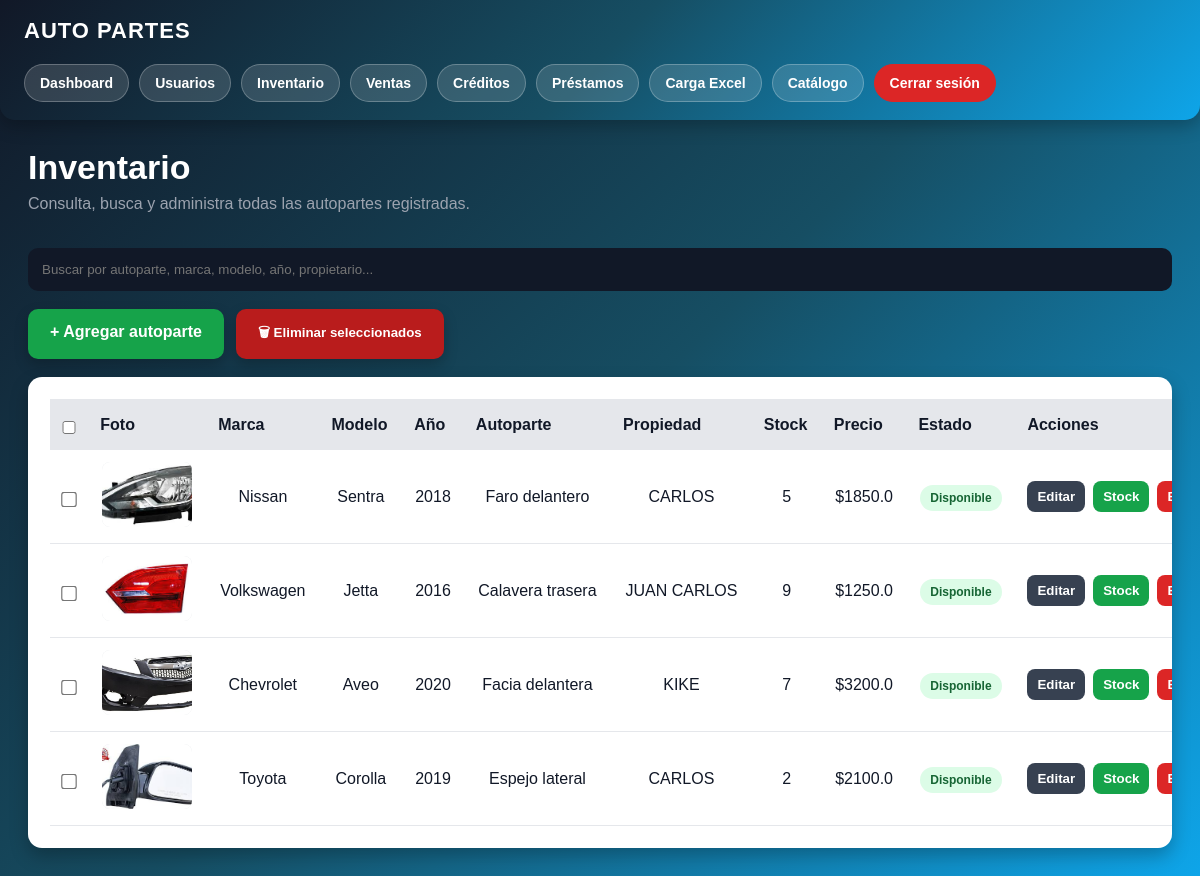
The app's page /inventario (signed in), older data.
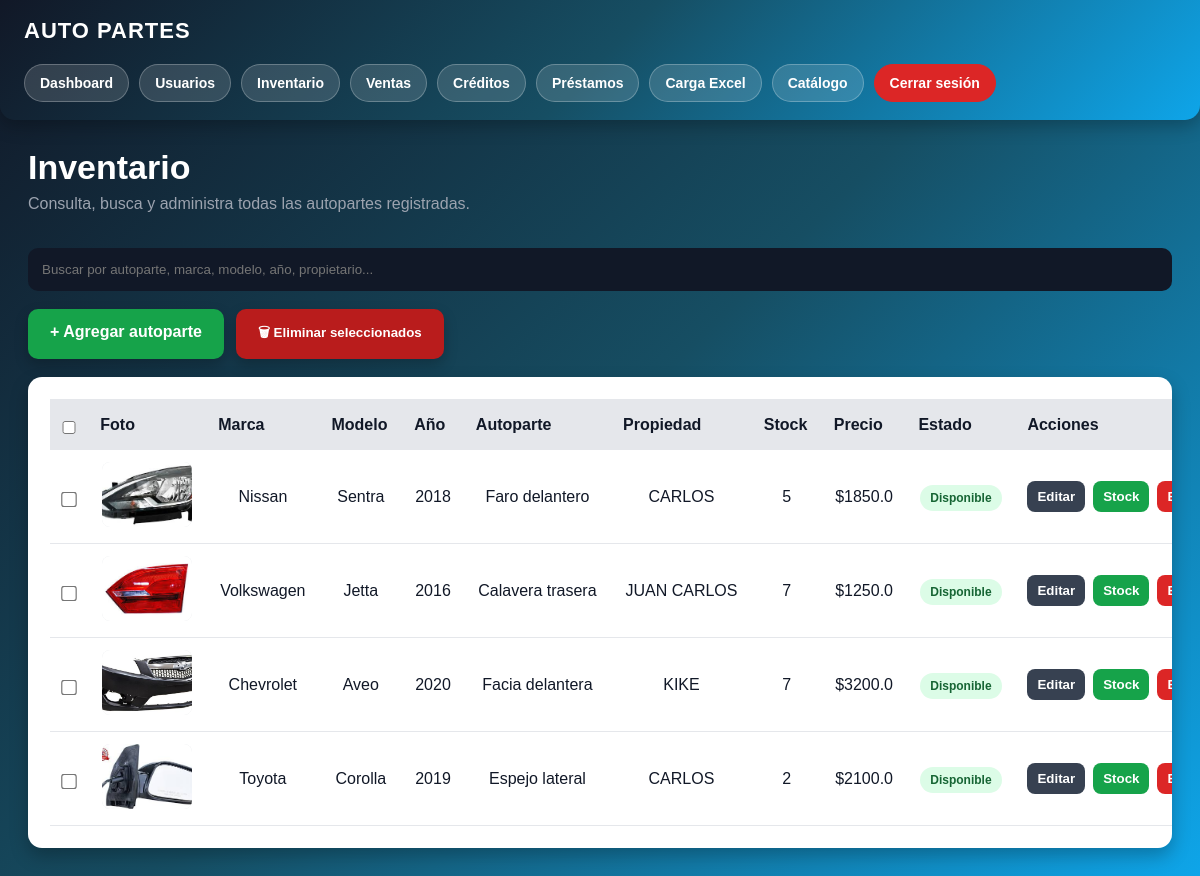
The same page, newer data.
### app.py (models this page shows)
class Producto(db.Model):
    id = db.Column(db.Integer, primary_key=True)
    marca = db.Column(db.String(100))
    modelo = db.Column(db.String(100))
    anio = db.Column(db.Integer)
    autoparte = db.Column(db.String(150))
    observaciones = db.Column(db.Text)
    transmision = db.Column(db.String(100))
    motor = db.Column(db.String(100))
    propiedad = db.Column(db.String(100))
    tipo = db.Column(db.String(100))
    lado = db.Column(db.String(50))
    origen = db.Column(db.String(100))
    costo_venta = db.Column(db.Float)
    stock = db.Column(db.Integer, default=1)
    foto = db.Column(db.String(300))
    link_ml = db.Column(db.String(500))
    estado = db.Column(db.String(50), default="disponible")
    vendido_a = db.Column(db.String(150))
    metodo_pago = db.Column(db.String(100))
    factura = db.Column(db.String(100))
    comentarios_venta = db.Column(db.Text)
    fecha_salida = db.Column(db.String(100))
    fecha_prestamo = db.Column(db.String(100))

### app.py (the view)
@app.route("/inventario")
def inventario():
    if not session.get("rol") in ["admin", "vendedor"]:
        return redirect("/login")
    productos = Producto.query.all()
    return render_template(
        "inventario.html",
        productos=productos
    )

### templates/inventario.html (shortened to what this page needs)
{% extends "layout.html" %}
{% block contenido %}
<div class="inventario-header">
    <h1>Inventario</h1>
    <p>Consulta, busca y administra todas las autopartes registradas.</p>
</div>
<input
    type="text"
    id="buscador"
    class="inventario-buscador"
    placeholder="Buscar por autoparte, marca, modelo, año, propietario..."
    onkeyup="buscarProducto()"
>
<form
    method="POST"
    action="/eliminar_masivo"
    onsubmit="return validarEliminacionMasiva()"
>
<div class="acciones-superiores">
    <a href="/admin" class="btn-agregar-producto">
        + Agregar autoparte
    </a>
    <button
        type="submit"
        class="btn-eliminar-masivo"
    >
        🗑 Eliminar seleccionados
    </button>
</div>
<div class="inventario-card">
    <table id="tablaInventario">
        <tr>
            <th>
                <input
                    type="checkbox"
                    id="checkTodos"
                >
            </th>
            <th>Foto</th>
            <th>Marca</th>
            <th>Modelo</th>
            <th>Año</th>
            <th>Autoparte</th>
            <th>Propiedad</th>
            <th>Stock</th>
            <th>Precio</th>
            <th>Estado</th>
            <th>Acciones</th>
        </tr>
        {% for producto in productos %}
        <tr>
            <td>
                <input
                    type="checkbox"
                    name="productos"
                    value="{{ producto.id }}"
                    class="checkbox-producto"
                >
            </td>
            <td>
                {% if producto.foto %}
                    <img
                        class="inventario-img"
                        src="{{ url_for('static', filename='uploads/' ~ producto.foto.split('|')[0]) }}"
                        alt="{{ producto.autoparte }}"
                    >
                {% else %}
                    <div class="sin-foto">Sin foto</div>
                {% endif %}
            </td>
            <td>{{ producto.marca or '-' }}</td>
            <td>{{ producto.modelo or '-' }}</td>
            <td>{{ producto.anio or '-' }}</td>
            <td>{{ producto.autoparte or '-' }}</td>
            <td>{{ producto.propiedad or '-' }}</td>
            <td>{{ producto.stock or 0 }}</td>
            <td>${{ producto.costo_venta or 0 }}</td>
            <td>
                {% if producto.stock > 0 %}
                    <span class="badge-disponible">Disponible</span>
                {% else %}
                    <span class="badge-agotado">Agotado</span>
                {% endif %}
            </td>
            <td>
                <div class="acciones-inventario">
                    <a href="/editar/{{ producto.id }}">
                        <button
                            type="button"
                            class="btn-mini btn-editar"
                        >
                            Editar
                        </button>
                    </a>
                    <a href="/stock/{{ producto.id }}">
                        <button
                            type="button"
                            class="btn-mini btn-sumar"
                        >
                            Stock
                        </button>
                    </a>
                    <a href="/eliminar/{{ producto.id }}">
                        <button
                            type="button"
                            class="btn-mini btn-eliminar"
                            onclick="return confirm('¿Seguro que deseas eliminar este artículo?')"
                        >
                        </button>
                    </a>
                </div>
            </td>
        </tr>
        {% endfor %}
    </table>
</div>
</form>
{% endblock %}

### templates/layout.html (shortened to what this page needs)
<!DOCTYPE html>
<html lang="es">
<head>
    <link rel="stylesheet" href="{{ url_for('static', filename='css/style.css') }}">
</head>
<body>
<header class="top-nav">
    <h2>AUTO PARTES</h2>
    <nav class="nav-links">
    {% if session.get('rol') == 'admin' %}
        <a href="/dashboard">Dashboard</a>
        <a href="/usuarios">Usuarios</a>
    {% endif %}
    <a href="/inventario">Inventario</a>
    <a href="/ventas">Ventas</a>
    <a href="/creditos">Créditos</a>
    <a href="/prestamos">Préstamos</a>
    <a href="/excel">Carga Excel</a>
    <a href="/">Catálogo</a>
    <a href="/logout" class="logout">
        Cerrar sesión
    </a>
</nav>
</header>
<main class="main-content">
    {% block contenido %}
    {% endblock %}
</main>
</body>
</html>

### static/css/style.css (style rules this page uses)
* { margin: 0; padding: 0; box-sizing: border-box; }
body { background: linear-gradient(135deg, #111827, #164e63, #0ea5e9); color: white; font-family: Arial, sans-serif; min-height: 100vh; }
header { background: linear-gradient(90deg, #111827, #2563eb); padding: 25px; text-align: center; border-radius: 0 0 15px 15px; }
input, textarea, select { width: 100%; padding: 14px; border: none; border-radius: 8px; background: #111827; color: white; margin-top: 10px; }
table { width: 100%; border-collapse: collapse; }
th { background: #2563eb; color: white; padding: 14px; }
td { padding: 14px; border-bottom: 1px solid #374151; text-align: center; }

### templates/layout.html (style rules this page uses)
.top-nav { width: 100%; background: linear-gradient(135deg, #111827, #164e63, #0ea5e9); padding: 18px 24px; display: flex; align-items: center; justify-content: space-between; gap: 20px; flex-wrap: wrap; box-shadow: 0 6px 18px rgba(0,0,0,0.25); }
.top-nav h2 { color: white; font-size: 22px; letter-spacing: 1px; }
.nav-links { display: flex; gap: 10px; flex-wrap: wrap; }
.nav-links a { background: rgba(255,255,255,0.14); color: white; padding: 10px 15px; border-radius: 999px; text-decoration: none; font-weight: bold; font-size: 14px; transition: 0.25s; border: 1px solid rgba(255,255,255,0.25); }
.nav-links .logout { background: #dc2626; border-color: #dc2626; }
.main-content { padding: 28px; }

### templates/inventario.html (style rules this page uses)
.inventario-header { margin-bottom: 25px; }
.inventario-header h1 { color: white; font-size: 34px; margin-bottom: 8px; }
.inventario-header p { color: #9ca3af; }
.inventario-buscador { width: 100%; padding: 14px; border-radius: 10px; border: none; margin-bottom: 18px; background: #111827; color: white; }
.acciones-superiores { display: flex; gap: 12px; flex-wrap: wrap; margin-bottom: 18px; }
.btn-agregar-producto { display: inline-block; background: #16a34a; color: white; padding: 14px 22px; border-radius: 10px; text-decoration: none; font-weight: bold; box-shadow: 0 6px 14px rgba(0,0,0,0.22); transition: 0.25s; }
.btn-eliminar-masivo { background: #b91c1c; color: white; border: none; padding: 14px 22px; border-radius: 10px; cursor: pointer; font-weight: bold; box-shadow: 0 6px 14px rgba(0,0,0,0.22); transition: 0.25s; }
.inventario-card { background: white; color: #111827; border-radius: 14px; padding: 22px; box-shadow: 0 8px 18px rgba(0,0,0,0.25); overflow-x: auto; }
.inventario-card table { width: 100%; border-collapse: collapse; min-width: 1200px; }
.inventario-card th { background: #e5e7eb; color: #111827; padding: 12px; text-align: left; }
.inventario-card td { padding: 12px; border-bottom: 1px solid #e5e7eb; color: #111827; vertical-align: middle; }
.inventario-img { width: 90px; height: 65px; object-fit: cover; border-radius: 8px; background: #e5e7eb; }
.badge-disponible { background: #dcfce7; color: #166534; padding: 6px 10px; border-radius: 999px; font-weight: bold; font-size: 12px; }
.acciones-inventario { display: flex; gap: 8px; flex-wrap: wrap; }
.btn-mini { padding: 8px 10px; border-radius: 8px; border: none; cursor: pointer; font-weight: bold; color: white; }
.btn-editar { background: #374151; }
.btn-sumar { background: #16a34a; }
.btn-eliminar { background: #dc2626; }
.checkbox-producto { transform: scale(1.2); }

Row changes from the older to the newer data that the page shows:
changed Producto "Volkswagen": stock "9" → "7"
